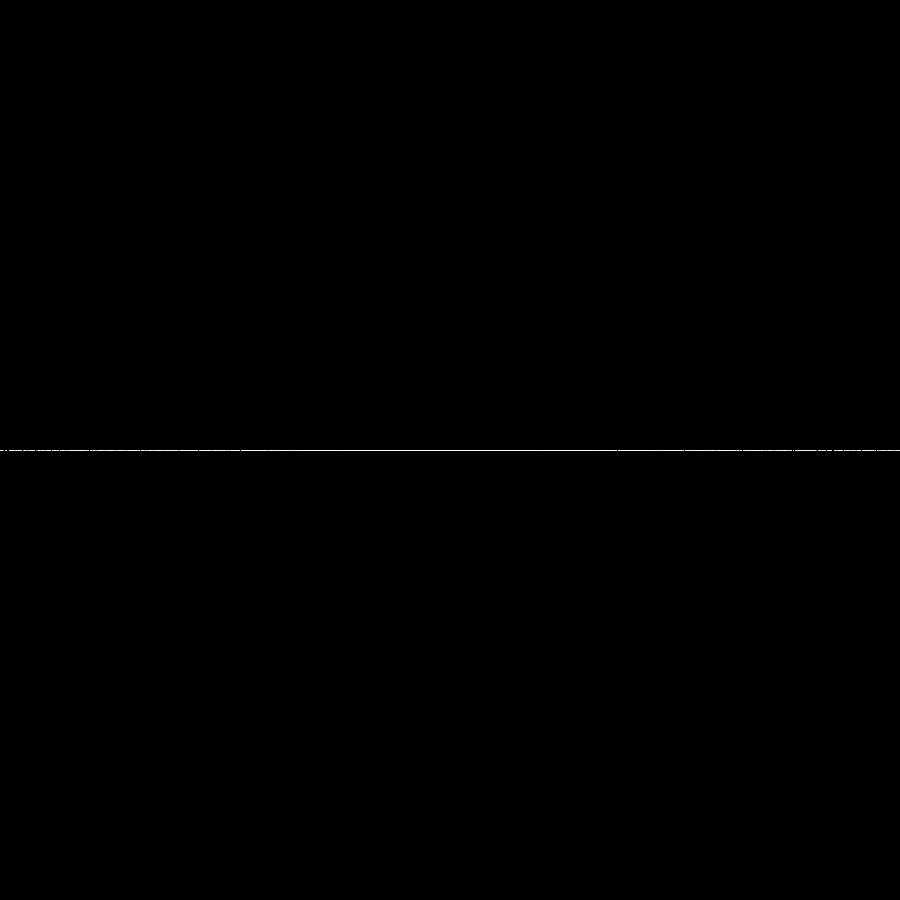
Frame 1 (no input)
Frame 60 (the mouse pressed at the canvas centre just before this capture): identical to frame 1, image omitted
Frame 120 (the mouse held since frame 60 and released just before this capture): identical to frame 1, image omitted

The Processing sketch that drew this single still picture (run headless with seeded random() and noise(); from frame 60 on, the mouse is pressed at the canvas centre):

// Processing sketch: trig_program
// ── trig_program.pde
int w=900,f=w/2; //Sets w to 500, f to width divided by 2

void setup() {
  size(900,900); // Window Size
  stroke(255);
}

void draw(){
  background( 0 );
  

  
  for( float k=f*1.2; k > 0; k -= .1 ) // k ranges from 550 to 0.1 

  {
   
    
    float a =                          // a ranges from 74250 to 
       
      k *                              // k ranges from 550 to 0.1 
      ( mouseX - mouseY * 1 )        // value in parens will range from -135000 to 500 
      *.0001;

    
    point(
      f +                              // middle of the box
      
                                       // an offset that ranges from zero to 550
      cos(a) *                         // zero to one, varies wildly, by mouse position,
                                       // more eratically by x mouse motion
                                       
      k *
      sin(k),                          // zero to one, cycling as the loop moves on
      
      f + 
      sin(a)*k*sin(k)                  // another similar offset from the center

    );
           
    
  } // to get a fractal like image produced you must use trig
  
//  filter(11); // bigger dot, any other value gives strange movement within fractal like image
//  blend(0,0,w,w,-2,2,w+3,w-5,1); //Blend to black after making fractal
  

}
